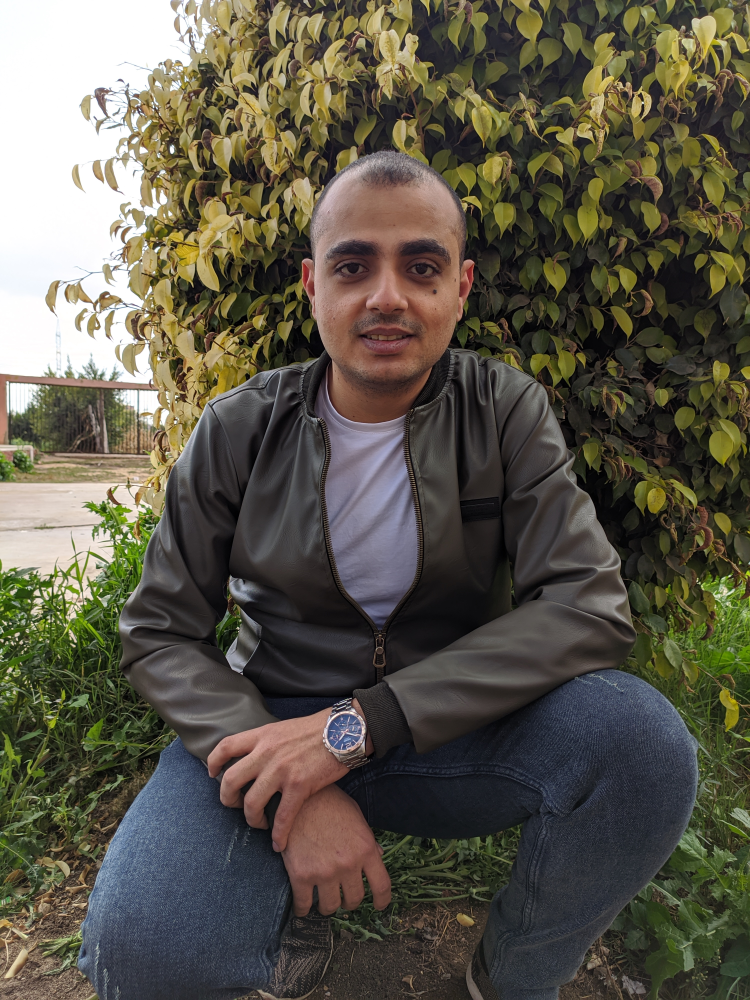
#> input picture face detection and recognition/26.jpg, 3000 x 4000 px, given in place of the camera (shown at 1/4 size)
$ jupyter execute 'face recognition.ipynb'   (older library calls are emulated)
#> lines starting #> are read from the running program, lines starting #| are printed output that depends on the picture; long printed decimals are rounded
[cell 1]
import os,pickle,numpy as np
from PIL import Image    #PIL is Python Image Library
from cv2 import cv2
import matplotlib.pyplot as plt

[cell 2]
f_f = 0
p_p = 0

face_cascade=cv2.CascadeClassifier('cascades/data/haarcascade_frontalface_alt2.xml')

image_dir=os.path.join(r'C:\Users\ELSOUDY\faces\Faces\train')

image_id=0
label_id={}
y_train_label=[]
x_train_data=[]


for root,dirs,files in os.walk(image_dir):

    for file in files:

        if(file.endswith('png') or file.endswith('jpg')):
            path=os.path.join(root,file)
            label=os.path.basename(root).replace(' ','_').lower()
            p_p +=1

            if(label not in label_id):  #Assinging numbers to labels(LabelEncoding)
                label_id[label]=image_id
                image_id+=1


            pil_image=Image.open(path).convert('L')  #Coverting into grayscale.

            size=(400,533)
            final_image=pil_image.resize(size,Image.ANTIALIAS)

            image_array=np.array(final_image)  #Convert the gray_scale image into an array of pixels.


            faces = face_cascade.detectMultiScale(image_array, scaleFactor=1.2, minNeighbors=5)
            for x,y,w,h in faces:
                f_f +=1
                roi_gray = image_array[y:y+h, x:x+w]    #Pixel values of the face region.

                y_train_label.append(label_id[label])         #Appending the label number
                x_train_data.append(roi_gray)               #Appending the pixel values of the label face
#> pass 2 of the loop `for root,dirs,files in os.walk(image_dir):`:
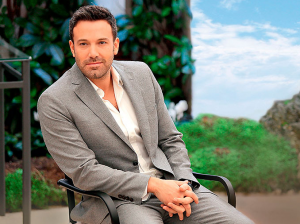
#> input picture face detection and recognition/Faces/train/Ben Afflek/14.jpg, 300 x 224 px
#> `final_image=pil_image.resize(size,Image.ANTIALIAS)`:
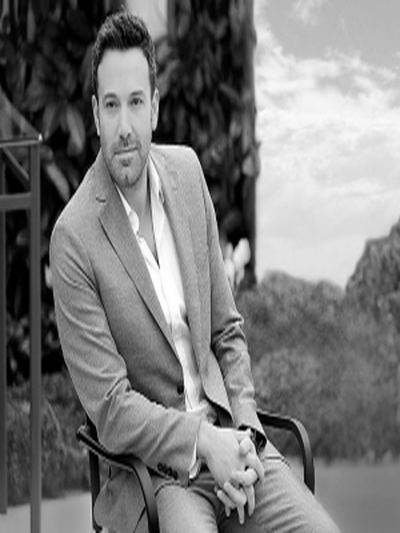
#> final_image: PIL image 400x533 L; min 0, max 255, mean 122.5
#> `faces = face_cascade.detectMultiScale(image_array, scaleFactor=1.2, mi..`: faces = [[84, 71, 83, 83]]
#> the loop `for x,y,w,h in faces:` made 1 pass
#> (x, y, w, h, f_f) on pass 1: (84, 71, 83, 83, 1)
#> pass 1, `roi_gray = image_array[y:y+h, x:x+w]`:
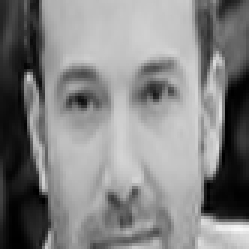
#> roi_gray: shape (83, 83) (shown 3 times larger); min 0, max 248, mean 130.9
#> after the loop `for x,y,w,h in faces:`: f_f = 1; x_train_data = 1 item; y_train_label = [0]


print(p_p)
print(f_f)

[cell 3]
plt.figure(figsize=(20,20))
for n,i in enumerate(np.random.randint(0,len(x_train_data),100)):
    plt.subplot(10,10,n+1)
    plt.imshow(x_train_data[i])
    plt.axis('off')
    for key,value in label_id.items():
        if value == y_train_label[i]:
            x=key
    plt.title(x)

[cell 4]
with open('label_ids.pickle','wb') as fw:
    pickle.dump(label_id,fw)

recognizer=cv2.face.LBPHFaceRecognizer_create()
recognizer.train(x_train_data,np.array(y_train_label))
recognizer.save('trainer.yml')
print ("Done")

[cell 5]
import pickle,time
from cv2 import cv2
import pyttsx3   #offline lib for tts
import serial

face_cascade=cv2.CascadeClassifier('cascades/data/haarcascade_frontalface_alt2.xml')
recognizer = cv2.face.LBPHFaceRecognizer_create()
recognizer.read('trainer.yml')

engine = pyttsx3.init()
with open("label_ids.pickle",'rb') as fr:
    og_labels=pickle.load(fr)
labels={k:v for v,k in og_labels.items()}
print(labels)

[cell 6]
def speak(text):  #fn to convert text to speech
    engine.say(text)
    engine.runAndWait()

def face_recognition():
    flag_face_recognised=False   #to keep track if the user face is recognized
    flag_face_not_recognised=False

    no_of_adjacent_prediction=0
    no_face_detected=0  #to track the number of times the face is detected
    prev_predicted_name=''   #to keep track of the previously predicted face(w.r.t frame)
    cap=cv2.VideoCapture(0)
    count_frames = total_no_face_detected = 0


    while True:
        count_frames+=1
        ret,frame = cap.read()
#> frame is the input picture: shape (4000, 3000, 3); mean B, G, R 73.8, 87.1, 91.4
        # print(ret,frame)
        gray = cv2.cvtColor(frame, cv2.COLOR_BGR2GRAY)
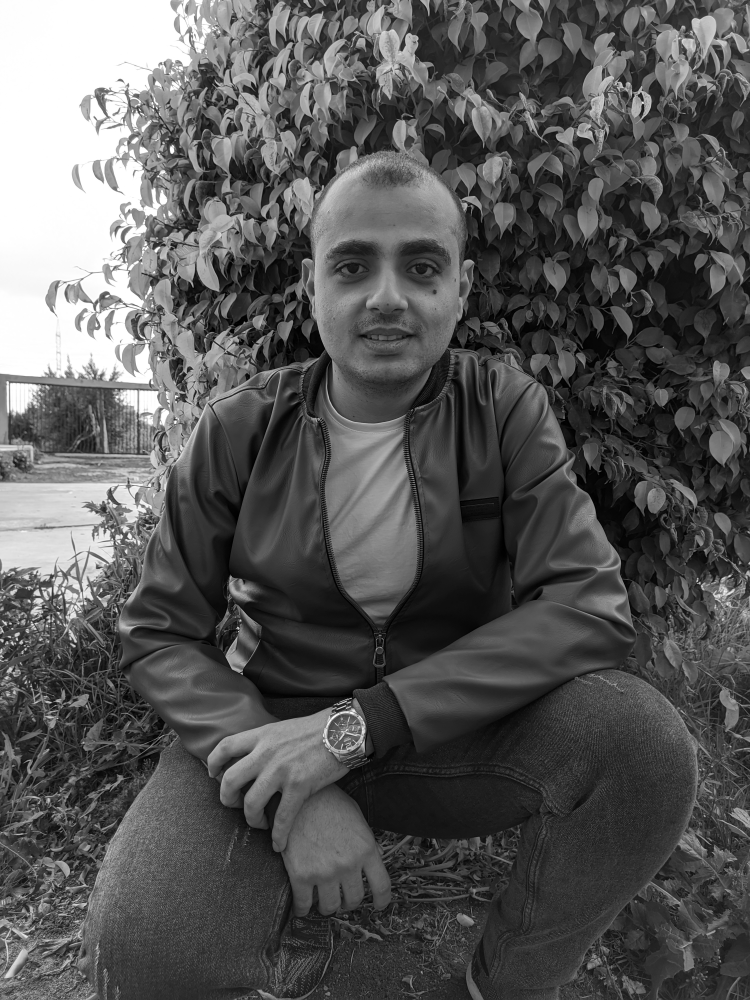
#> gray: shape (4000, 3000) (shown at 1/4 size); min 0, max 255, mean 86.9

        faces=face_cascade.detectMultiScale(gray,scaleFactor=1.2,minNeighbors=5)
#> faces = [[1166, 756, 775, 775]]

        # print("FACES : ",faces)
        # print(type(frame))   #The frames are automatically converted into numpy arrays of pixels.
        for (x,y,w,h) in faces:

            total_no_face_detected+=1
            no_face_detected+=1

            # print(x,y,w,h)
            roi_gray=gray[y:y+h,x:x+w]  #roi(region of interest)
            # roi_color=frame[y:y+h,x:x+w]
            id,confidence=recognizer.predict(roi_gray)
            print(id,confidence)
            if(confidence>70):
                #print("PREDICTED : ",labels[id])
                font=cv2.FONT_HERSHEY_SIMPLEX
                name=labels[id]
                clr=(255,255,255);thickness=2
                cv2.putText(frame,name.replace('_',' ').title(),(x,y-5),font,0.8,clr,1,cv2.LINE_AA)


                if(prev_predicted_name==name):
                    no_of_adjacent_prediction+=1
                else:
                    no_of_adjacent_prediction=0

                prev_predicted_name=name


            # color=(255,0,0) #BGR 0-255
            thickness=1
            end_coord_x=x+w
            end_coord_y=y+h


            if(no_of_adjacent_prediction>15):   #no_of_adjacent_prediction is only updated when the confidence of classification is >80
                cv2.putText(frame,"Welcome home "+name.replace('_',' ').title(),(160,460),font,0.8,clr,thickness,cv2.LINE_AA)  #to print on frame
                flag_face_recognised=True
                no_of_adjacent_prediction=0
                no_face_detected=0

            elif(no_face_detected>=30):
                cv2.putText(frame,"Face Not Recognised",(160,460),font,0.8,clr,thickness,cv2.LINE_AA)
                flag_face_not_recognised=True
                no_of_adjacent_prediction=0
                no_face_detected=0

            cv2.rectangle(frame,(x,y),(end_coord_x,end_coord_y),(0,0,0),2)  #Drawing the rectangle on the frame
            cv2.putText(frame,name.replace('_',' ').title(),(x,y-5),font,0.8,clr,1,cv2.LINE_AA)
#> this loop made 1 pass
#> (x, y, w, h, total_no_face_detected, id, confidence) on pass 1: (1166, 756, 775, 775, 1, 0, 111.1)
#| 0 111.125
#> pass 1, in face_recognition, `roi_gray=gray[y:y+h,x:x+w]`:
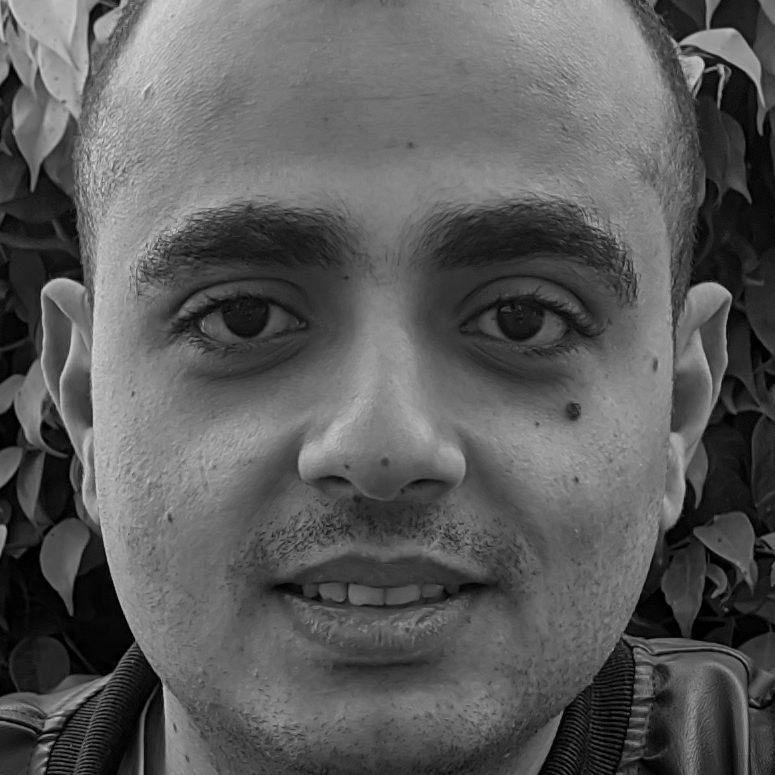
#> roi_gray: shape (775, 775); min 0, max 225, mean 91.4
#> after the loop, flag_face_not_recognised = False; flag_face_recognised = False; no_face_detected = 1; total_no_face_detected = 1

        cv2.imshow('Face Recognition',frame)

        if(flag_face_recognised):    #if face is recognized then open the door
            speak("Welcome "+name.replace('_',' ')+", unlocking door. The door will remain open for the next 5 seconds")
            print("DOOR is OPEN")
            #arduino.write(bytes('o', 'utf-8'))  #Output the given byte string over the serial port.

            time.sleep(5)
            speak("Closing door")
            #arduino.write(bytes('c', 'utf-8'))  #Output the given byte string over the serial port.
            print("DOOR is CLOSED")
            flag_face_recognised=False

        if(flag_face_not_recognised):
            speak("Face not recognised. The door will remain closed")
            time.sleep(2)
            flag_face_not_recognised=False


        k=cv2.waitKey(20)     #the key is recieved and converted into ascii value
#> (key q is pressed here)
        if k==113:  #compairing with the ordinal/ascii value of 'q'
            break

        elif cv2.waitKey(1) & 0xFF == ord('q'):
            break


    print("No. of frames : ",count_frames," |   No. of times face detected : ",total_no_face_detected)
#| No. of frames :  1  |   No. of times face detected :  1
    cap.release()
    cv2.destroyAllWindows()

[cell 7]
if(__name__=="__main__"):
    face_recognition()

[cell 8]
face_recognition()
#> the loop in face_recognition (call 2), `for (x,y,w,h) in faces: ` made 1 pass
#| 0 111.125
#> (key Esc is pressed here)
#> (key q is pressed here)
#| No. of frames :  1  |   No. of times face detected :  1
